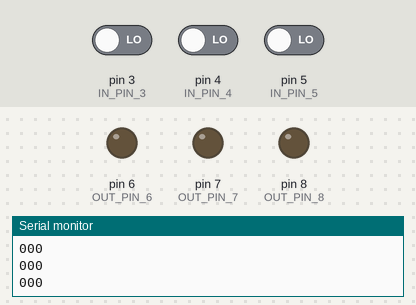
The program below on a simulated Arduino Mega 2560, built with avr-gcc and run on an emulated ATmega2560. On the bench: output pins drawn as LEDs (lit = HIGH), the last lines printed to the serial monitor. The test bench sets the inputs (shaded band); at power-on: pin 3 (IN_PIN_3) LOW, pin 4 (IN_PIN_4) LOW, pin 5 (IN_PIN_5) LOW.

Above: at 1.2 s.
1.3 s: pin 3 (IN_PIN_3) driven HIGH
At 2.5 s:
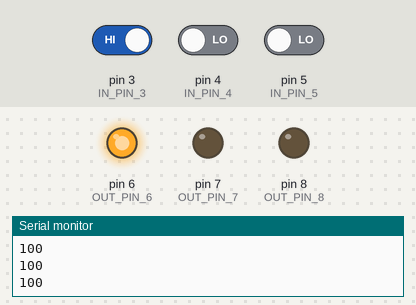
2.8 s: pin 4 (IN_PIN_4) driven HIGH
At 3.8 s:
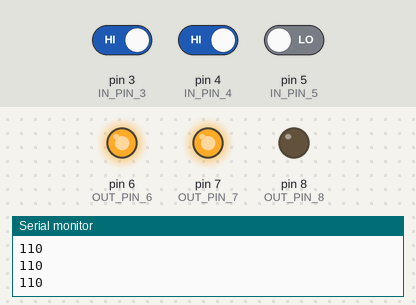
4.3 s: pin 5 (IN_PIN_5) driven HIGH
At 5.0 s:
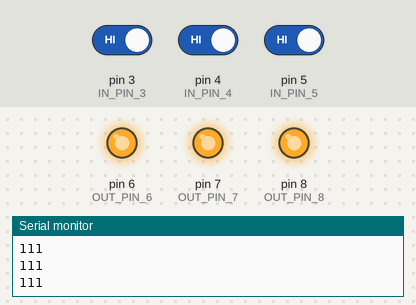
5.8 s: pin 3 (IN_PIN_3) driven LOW
At 6.2 s:
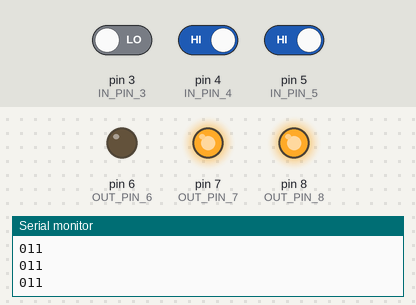
Timing chart, 0 to 8.3 s (numbered marks = the images above; inputs shaded):
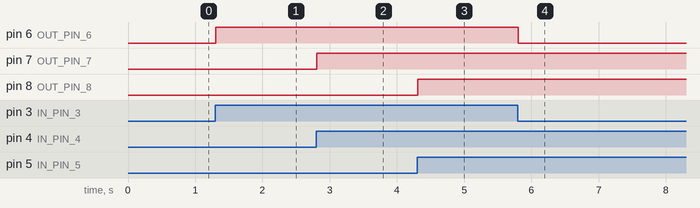

The program:

main.cpp
```cpp
#include <Arduino.h>
#include <Ticker.h>
// Communication UART entre ESP32-S3 et Arduino Mega 2560
// Exemple utilisant UART1 sur les GPIO 16 (RX) et 17 (TX)
#define PERIOD 100
#define RXD1 16
#define TXD1 17
const uint8_t IN_PIN_3 = 3;
const uint8_t IN_PIN_4 = 4;
const uint8_t IN_PIN_5 = 5;
const uint8_t OUT_PIN_6 = 6;
const uint8_t OUT_PIN_7 = 7;
const uint8_t OUT_PIN_8 = 8;

bool STATE;

uint8_t tabNotes[24];
uint8_t addSol = 0;

void sendReceivedMessage();
void touchState();
void piloteSol(uint8_t tabNotes[]);

Ticker ticker(sendReceivedMessage, PERIOD, 0, MILLIS);

void piloteSol(uint8_t sol)
{
  sol = sol + 3;
  digitalWrite(sol, HIGH);
}

void touchState()
{
  for (uint8_t idx1 = 3; idx1 <= 5; idx1++)
  {
    tabNotes[idx1] = digitalRead(idx1);
    Serial.print(tabNotes[idx1]);
  }
}

void sendReceivedMessage()
{
  for (uint8_t idx0 = 3; idx0 <= 5; idx0++)
  {
    idx0 = idx0 + 3;
    digitalWrite(idx0, 0);
  }
  touchState();
  for (uint8_t idx2 = 3; idx2 <= 5; idx2++)
  {
    if (tabNotes[idx2] == 1)
    {
      switch (idx2)
      {
      case 3:
        Serial1.print("/C5");
        piloteSol(idx2);
        break;
      case 4:
        Serial1.print("/D5");
        piloteSol(idx2);
        break;
      case 5:
        Serial1.print("/E5");
        piloteSol(idx2);
        break;
      default:
        break;
      }
    }
  }
  Serial.println();
}

void setup()
{

  Serial.begin(115200);
  Serial1.begin(115200);
  // Pour la communication UART avec l’ESP32-S3
  Serial.println("Mega 2560 prêt !");
  pinMode(IN_PIN_3, INPUT);
  pinMode(IN_PIN_4, INPUT);
  pinMode(IN_PIN_5, INPUT);
  pinMode(OUT_PIN_6, OUTPUT);
  pinMode(OUT_PIN_7, OUTPUT);
  pinMode(OUT_PIN_8, OUTPUT);
   digitalWrite(6, 0);
    digitalWrite(7, 0);
     digitalWrite(8, 0);
  ticker.start();
}
void loop()
{ // Si on reçoit des données de l’ESP32-S3
  ticker.update();
}
```

Measured:
- after the input at 1.3 s, pin 6 (OUT_PIN_6): LOW → HIGH at once
- after the input at 2.8 s, pin 7 (OUT_PIN_7): LOW → HIGH at once
- after the input at 4.3 s, pin 8 (OUT_PIN_8): LOW → HIGH at once
- after the input at 5.8 s, pin 6 (OUT_PIN_6): HIGH → LOW at once
